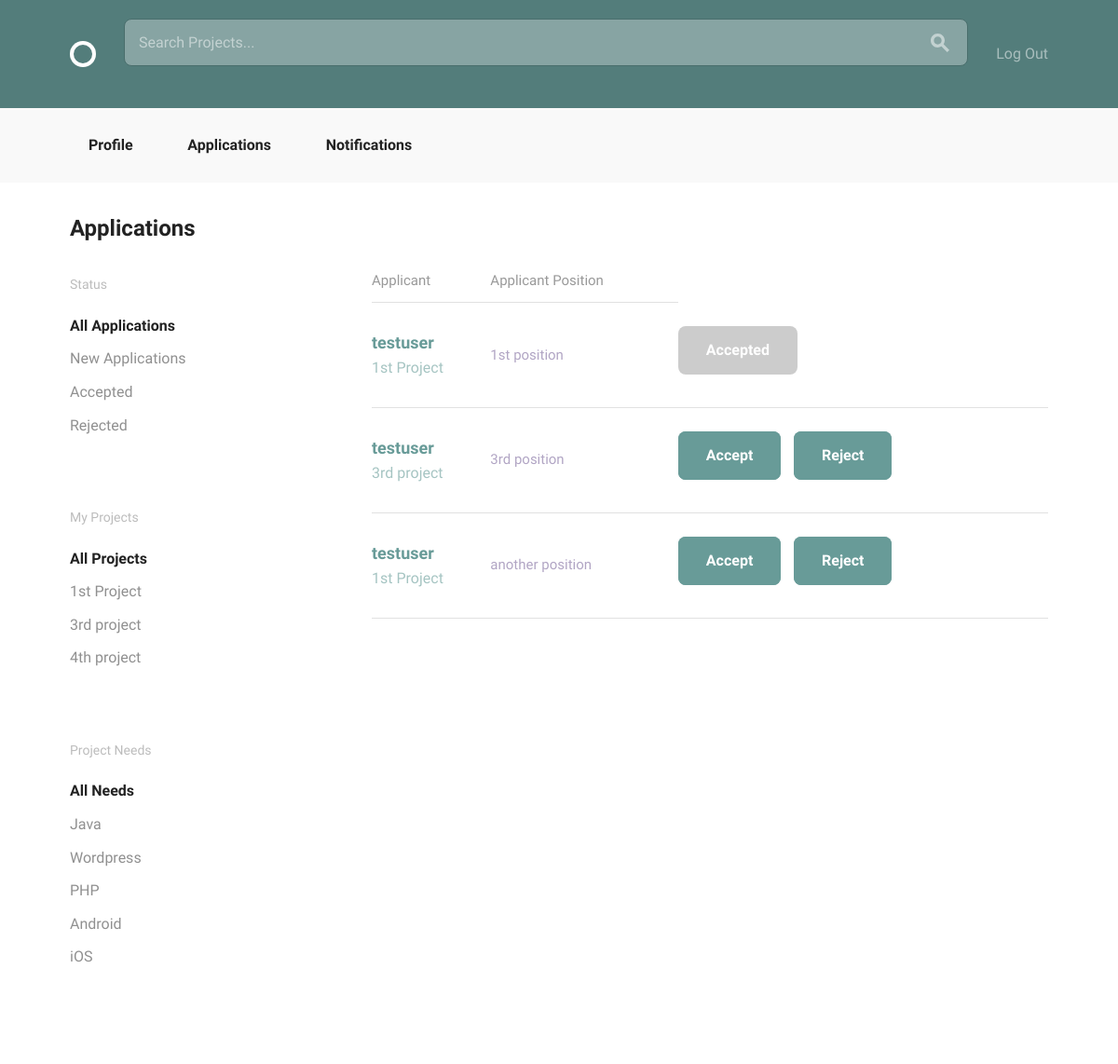
The app's page /projects/application/ (signed in), older data.
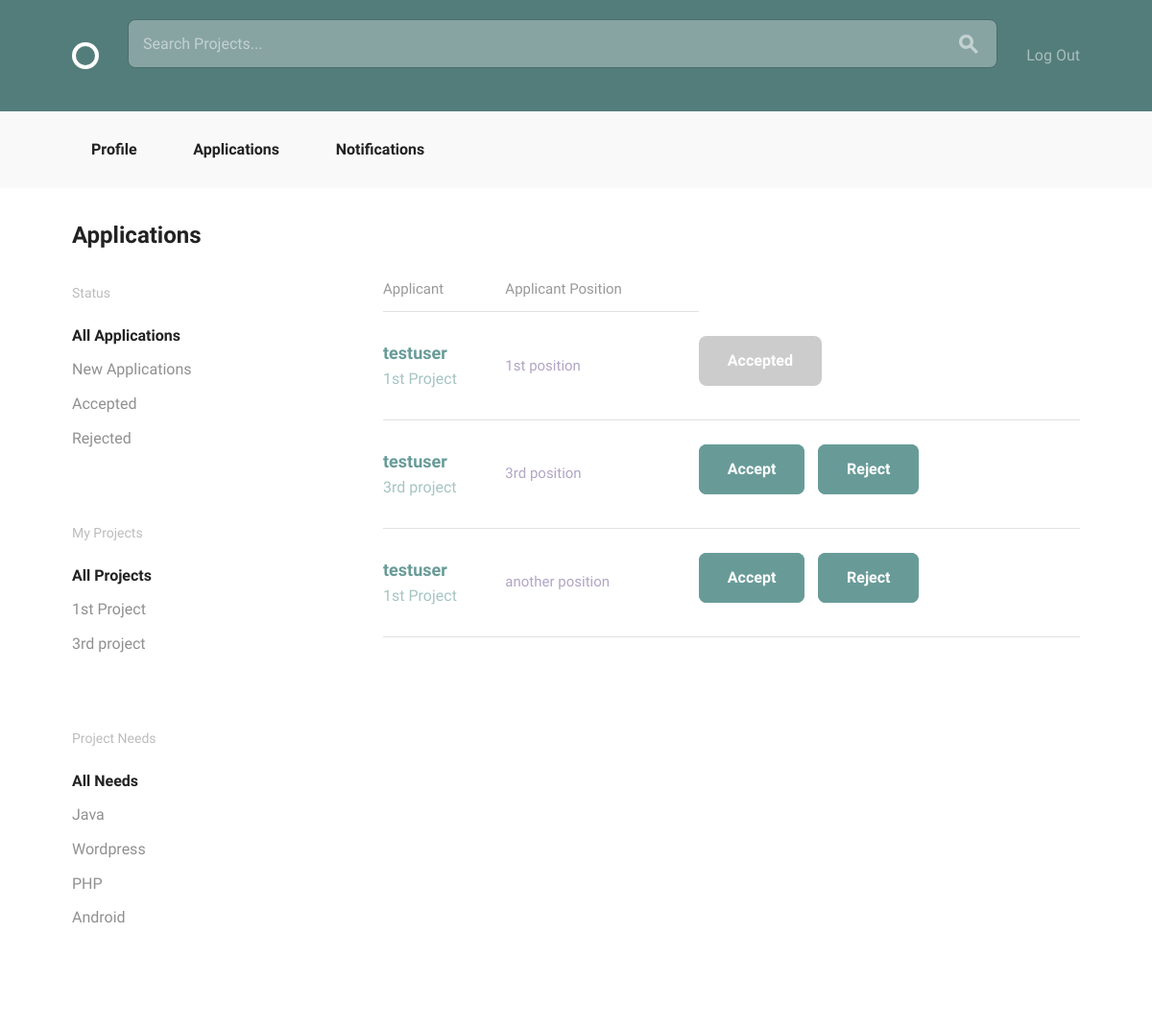
The same page, newer data.
### projects/models.py (models this page shows, shortened)
class Project(models.Model):
    user = models.ForeignKey(settings.AUTH_USER_MODEL, null=True)
    title = models.CharField(max_length=100)
    description = models.TextField(max_length=500)
    estimated_time = models.IntegerField()
    requirements = models.CharField(max_length=100)

class Position(models.Model):
    ANDROID = "Android"
    DESIGN = "Design"
    JAVA = "Java"
    PHP = "PHP"
    PYTHON = "Python"
    RAILS = "Rails"
    WORDPRESS = "Wordpress"
    iOS = "iOS"
    SKILLES_CHOICES = (
        (ANDROID, "Android Developer"),
        (DESIGN, "Designer"),
        (JAVA, "Java Developer"),
        (PHP, "PHP Developer"),
        (PYTHON, "Python Developer"),
        (RAILS, "Rails Developer"),
        (WORDPRESS, "Wordpress Developer"),
        (iOS, "iOS Developer")
    )
    project = models.ForeignKey(
        Project,
        null=True,
        related_name="positions",
        on_delete=models.CASCADE)
    title = models.CharField(max_length=100)
    description = models.TextField(max_length=500)
    skill = models.CharField(max_length=20, choices=SKILLES_CHOICES, default="")
    position_filled = models.BooleanField(default=False)
    applicants = models.ManyToManyField(
        settings.AUTH_USER_MODEL,
        through='Application')

class Application(models.Model):
    applicant = models.ForeignKey(
        settings.AUTH_USER_MODEL,
        related_name="applicaion"
    )
    position = models.ForeignKey(Position)
    status = models.CharField(max_length=20)

### accounts/models.py (models this page shows, shortened)
class User(AbstractBaseUser, PermissionsMixin):
    email = models.EmailField(unique=True)
    username = models.CharField(max_length=40, unique=True)
    bio = models.TextField(max_length=500, blank=True, default="")
    image = models.ImageField(upload_to="profile_image/", blank=True)
    date_joined = models.DateTimeField(default=timezone.now)
    is_active = models.BooleanField(default=True)
    is_staff = models.BooleanField(default=False)
    objects = UserManager()
    USERNAME_FIELD = "email"
    REQUIRED_FIELDS = ["username"]
    def __str__(self):
        return self.username

### projects/views.py (the view)
@login_required
def application_list(request):
    applications = models.Application.objects.all()
    projects = models.Project.objects.filter(user=request.user)
    return render(request, 'projects/application_list.html', {
            'applications': applications,
            'projects': projects })

### projects/templates/projects/application_list.html
{% extends "layout.html" %}
{% load static from staticfiles %}
{% block body_content %}
<div class="bounds circle--page">
    <div class="circle--page--header grid-100">
        <h2>Applications</h2>
    </div>
    <div class="grid-25">
        <div class="circle--filter circle--secondary--module">
            <h4>Status</h4>
            <ul class="circle--filter--list">
                <li><a class="selected" href="{% url 'projects:application' %}">All Applications</a></li>
                <li><a href="{% url 'projects:new_application' %}">New Applications</a></li>
                <li><a href="{% url 'projects:accept_application' %}">Accepted</a></li>
                <li><a href="{% url 'projects:reject_application' %}">Rejected</a></li>
            </ul>
        </div>
        <div class="circle--filter circle--secondary--module">
            <h4>My Projects</h4>
            <ul class="circle--filter--list">
                <li><a class="selected">All Projects</a></li>
                {% for project in projects %}
                    <li><a href="{% url 'projects:project_detail' pk=project.pk %}">{{ project.title }}</a></li>
                {% endfor %}
            </ul>
        </div>
        <div class="circle--filter circle--secondary--module">
            <h4>Project Needs</h4>
            <ul class="circle--filter--list">
                <li><a class="selected">All Needs</a></li>
                {% for project in projects %}
                    {% for position in project.positions.all %}
                        <li><a href="{% url 'projects:project_detail' pk=position.project.pk %}">{{ position.skill }}</a></li>
                    {% endfor %}
                {% endfor %}
            </ul>
        </div>
    </div>
    <div class="grid-70 grid-push-5">
         <table class="u-full-width circle--table">
            <thead>
                <tr>
                    <th>Applicant</th>
                    <th class="circle--cell--right">Applicant Position</th>
                </tr>
            </thead>
            <tbody>
                {% for application in applications %}
                    {% if application.applicant != request.user %}
                        <tr class="clickable-row" data-href="{% url "accounts:profile_detail" pk=application.applicant.pk %}">
                            <td>
                                <h3>{{ application.applicant }}</h3>
                                <p>{{ application.position.project.title }}</p>
                            </td>
                            <td class="circle--cell--right">
                                <span class="secondary-label">{{ application.position.title }}</span>
                            </td>
                            <td>
                                {% if application.status == "new" %}
                                    <a class="button button-primary" href="{% url 'projects:accept' pk=application.pk %}">Accept</a>
                                {% endif %}
                                {% if application.status == "accept" %}
                                    <a class="button button-primary button-inactive">Accepted</a>
                                {% elif application.status == "reject" %}
                                    <a class="button button-primary button-inactive">Rejected</a>
                                {% else %}
                                    <a class="button button-primary" href="{% url 'projects:reject' pk=application.pk %}">Reject</a>
                                {% endif %}
                            </td>
                        </tr>
                    {% endif %}
                {% endfor %}
            </tbody>
        </table>
    </div>
</div>
{% endblock %}

Row changes from the older to the newer data that the page shows:
removed Project: title "4th project"
removed Position: skill "iOS"
